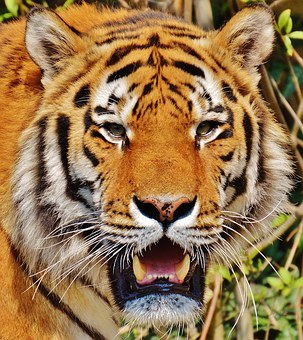
#> input picture images/tiger.jpg, 303 x 340 px
$ python dog.py
#> lines starting #> are read from the running program, lines starting #| are printed output that depends on the picture
import cv2
import numpy as np
import matplotlib.pyplot as plt


def gaussian_kernel_x(size, sigma):
    if size % 2 == 0:
        size = size + 1

    max_point = size // 2  # both directions (x,y) maximum cell start point
    min_point = -max_point  # both directions (x,y) minimum cell start point

    K_x = np.zeros((size, size))  # kernel matrix
    for x in range(min_point, max_point + 1):
        for y in range(min_point, max_point + 1):
            value = (-x / (2 * np.pi * (sigma ** 4)) * np.exp((-(x ** 2 + y ** 2)) / (2 * (sigma ** 2))))
            K_x[x - min_point, y - min_point] = value

    return K_x


def gaussian_kernel_y(size, sigma):
    if size % 2 == 0:
        size = size + 1

    max_point = size // 2  # both directions (x,y) maximum cell start point
    min_point = -max_point  # both directions (x,y) minimum cell start point

    K_y = np.zeros((size, size))  # kernel matrix
    for x in range(min_point, max_point + 1):
        for y in range(min_point, max_point + 1):
            value = (-y / (2 * np.pi * (sigma ** 4)) * np.exp((-(x ** 2 + y ** 2)) / (2 * (sigma ** 2))))
            K_y[x - min_point, y - min_point] = value

    return K_y


img = cv2.imread("images/tiger.jpg", cv2.IMREAD_GRAYSCALE)
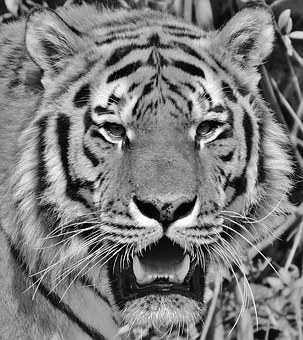
#> img: shape (340, 303); min 0, max 255, mean 123.5
img = np.float64(img)

I_x = cv2.filter2D(img, -1, gaussian_kernel_x(3, 0.5))
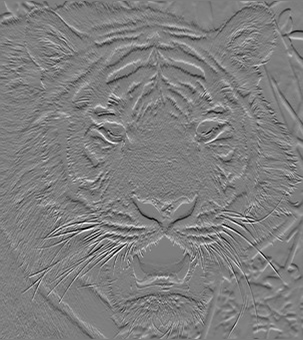
#> I_x: shape (340, 303) float64; min -109.8, max 111.2, mean -0.1; drawn with min black and max white
I_y = cv2.filter2D(img, -1, gaussian_kernel_y(3, 0.5))
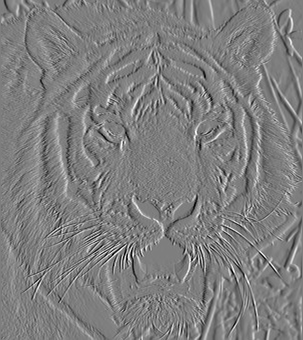
#> I_y: shape (340, 303) float64; min -99.39, max 100.2, mean 0.1; drawn with min black and max white

plt.figure(1)
plt.subplot(131)
plt.imshow(img, cmap="gray")
plt.title("Gaussian Image")

plt.subplot(132)
plt.imshow(I_x, cmap="gray")
plt.title("X-Derivative")

plt.subplot(133)
plt.imshow(I_y, cmap="gray")
plt.title("Y-Derivative")
plt.show()
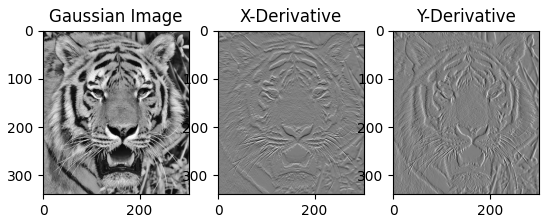
#> figure drawn by matplotlib, 3 panels

$ run again, with images/zebras.jpg copied over images/tiger.jpg
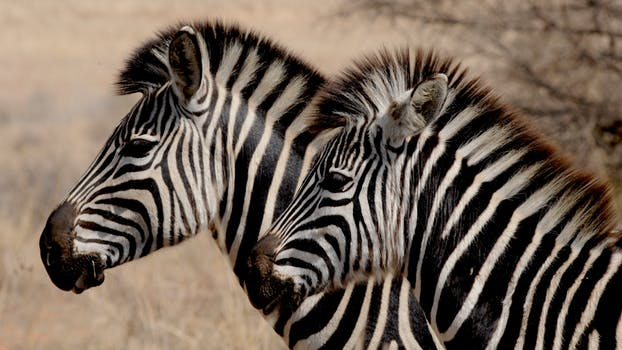
#> input picture images/zebras.jpg, 622 x 350 px
#> `I_y = cv2.filter2D(img, -1, gaussian_kernel_y(3, 0.5))`:
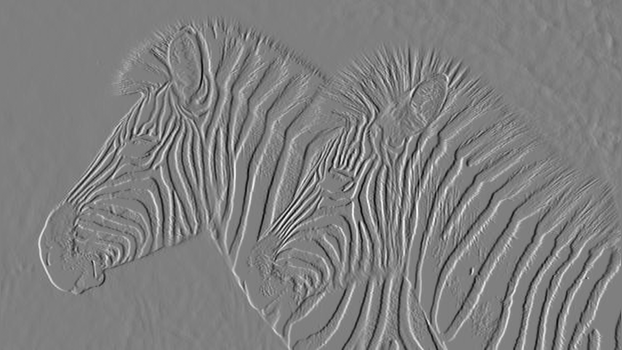
#> I_y: shape (350, 622) float64; min -93.68, max 93.82, mean 0.1; drawn with min black and max white
#> `plt.show()`:
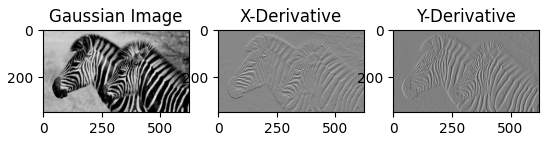
#> figure drawn by matplotlib, 3 panels
